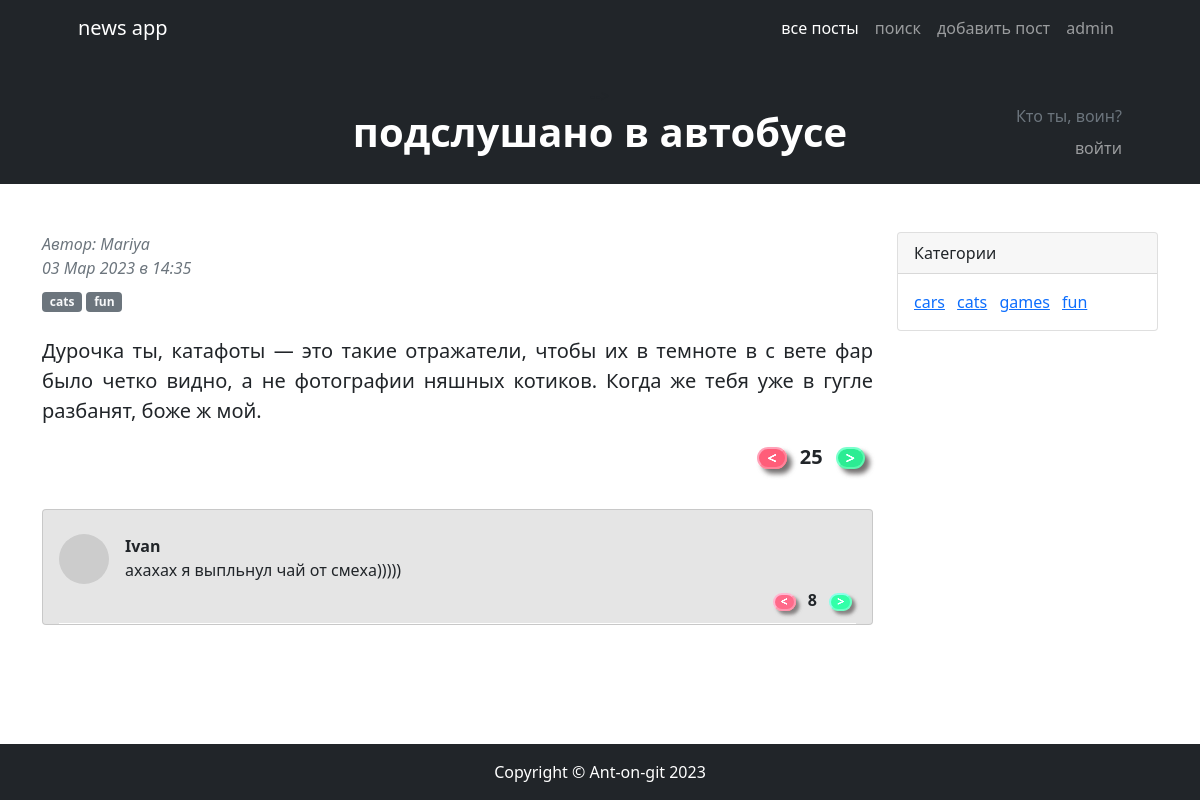
/2, run on the app's committed database.
### news/models.py (models this page shows, shortened)
class Post(models.Model):
    class Types(models.TextChoices):
        article = 'статья', 'статья'
        news = 'новость', 'новость'
    type = models.CharField(max_length=7, choices=Types.choices, default=Types.article)
    datetime_create = models.DateTimeField(auto_now_add=True)
    title = models.CharField(max_length=255)
    text = models.TextField()
    rating = models.IntegerField(default=0)
    author = models.ForeignKey('Author', on_delete=models.CASCADE)
    category = models.ManyToManyField('Category', through='PostCategory')

class Author(models.Model):
    rating = models.IntegerField(default=0)
    user = models.OneToOneField(User, on_delete=models.CASCADE)

class Category(models.Model):
    name = models.CharField(max_length=255, unique=True)
    subscribers = models.ManyToManyField(User, through=UserSubscriber)

class Comment(models.Model):
    text = models.TextField()
    datetime_create = models.DateTimeField(auto_now_add=True)
    rating = models.IntegerField(default=0)
    post = models.ForeignKey(Post, on_delete=models.CASCADE)
    user = models.ForeignKey(User, on_delete=models.CASCADE)

### news/views.py (the view)
# urls.py: path('<int:pk>', PostDetail.as_view(), name='detail_post'),
class PostDetail(DetailView):
    model = Post
    template_name = 'postDetails.html'
    context_object_name = 'post'
    def get_context_data(self, **kwargs):
        context = super().get_context_data(**kwargs)
        user = self.request.user
        if self.request.user.is_authenticated:
            context['username'] = user.username if user.username else user.email
            context['is_not_author'] = not user.groups.filter(name='authors').exists()
        context['comments'] = Comment.objects.filter(post=kwargs['object'])
        context['categories'] = Category.objects.all()
        return context

### news/templatetags/custom_filters.py (called while the page is built)
@register.filter(name='addSmile')
def addSmile(value, arg):
    if isinstance(value, str) and isinstance(arg, int):
        return value + ')'*arg if 'аха' in value else value
    else:
        raise ValueError(f'Нельзя умножиить {value} на {arg}')

@register.filter(name='censor')
def censor(text):
    negative_words = ['хрен', 'жопа', 'жопе']
    word_list = text.split()
    for i, word in enumerate(word_list):
        for negative in negative_words:
            if negative in word.lower():
                start_ind = word.lower().find(negative)
                end_ind = start_ind + len(negative)
                word_list[i] = word[:start_ind] + '*' * len(negative) + word[end_ind:]
    return ' '.join(word_list)

### templates/postDetails.html (shortened to what this page needs)
{% extends 'default.html' %}
{% load static %}
{% load custom_filters %}
{% block styles %}
    <link href="{% static 'BootstrapPost/css/styles.css' %}" rel="stylesheet" />
{% endblock styles %}
{% block page_preview %}
  <div class="text-center my-4">-->
      <h1 class="display-6 fw-bold text-white mb-2">
          {{ post.title | censor }}
      </h1>
  </div>
{% endblock page_preview %}
{% block default_content %}
        <div class="container mt-5">
            <div class="row">
                <div class="col-lg-9">
                    <article>
                        <header class="mb-4">
                            <div class="text-muted fst-italic mb-2">Автор: {{ post.author.user.username }}<br>{{ post.datetime_create | date:'d M Y' }} в {{ post.datetime_create | date:'H:i' }}</div>
                            {% for category in post.category.all %}
                                <div class="badge bg-secondary link-light">{{ category.name }}</div>
                            {% endfor %}
                        </header>
                        <section class="mb-1">
                            <p class="fs-5 mb-3" style="text-align: justify">{{ post.text | censor }}</p>
                        </section>
                        <div class="hstack mb-4 justify-content-end fs-5">
                            <div class="align-items-center justify-content-center px-2">
                                <button id="{{ post.pk }}_post-rating-down" class="fs-6 bg-danger link-light rating-button"><</button>
                                <span class="px-2 fw-bold">{{ post.rating }}</span>
                                <button  id="{{ post.pk }}_post-rating-up" class="fs-6 bg-success link-light rating-button">></button>
                            </div>
                        </div>
                    </article>
                    {% if comments %}
                    <section class="mb-5">
                        <div class="card bg-black bg-opacity-10">
                            <div class="card-body" style="padding-bottom: 0">
                                    {% for comment in comments %}
                                    <div class="my-sm-2" style="margin-bottom: 0 !important; border-bottom: 1px solid white">
                                        <div class="d-flex mb-1">
                                            <div class="flex-shrink-0"><img class="rounded-circle" src="https://dummyimage.com/50x50/ced4da/6c757d.jpg" alt="..." /></div>
                                            <div class="ms-3">
                                                <div class="fw-bold">{{ comment.user.username }}</div>
                                                {{ comment.text | addSmile:5 | censor }}
                                            </div>
                                        </div>
                                        <div class="hstack justify-content-end">
                                            <div class="align-items-center justify-content-center px-1">
                                                <button id="{{ comment.pk }}_comment-rating-down" class="fs-7 bg-danger link-light rating-button comment-rating"><</button>
                                                <span class="px-2 fw-bold">{{ comment.rating }}</span>
                                                <button  id="{{ comment.pk }}_comment-rating-up" class="fs-7 bg-success link-light rating-button comment-rating">></button>
                                            </div>
                                        </div>
                                    </div>
                                    {% endfor %}
                            </div>
                        </div>
                    </section>
                    {% endif %}
                </div>
                <div class="col-lg-3">
                    <div class="card mb-4">
                        <div class="card-header">Категории</div>
                        <div class="card-body">
                            <div class="row">
                                <div class="col-sm-12">
                                    <ul class="list-inline mb-0">
                                        {% for category in categories %}
                                            <li class="list-inline-item"><a href="/news/search?category={{ category.name }}">{{ category.name }}</a></li>
                                        {% endfor %}
                                    </ul>
                                </div>
                            </div>
                        </div>
                    </div>
                </div>
            </div>
        </div>
{% endblock default_content %}

### data on the page
Post: title|censor "подслушано в автобусе", author.user.username "Mariya", datetime_create "03 Мар 2023", datetime_create "14:35", text|censor "Дурочка ты, катафоты — это такие отражатели, чтобы их в темноте в с вете фар было четко видно, а не фотографии няшных котиков. Когда же тебя уже в гугле разбанят, боже ж мой.", rating "25"
Category: name "cats"
Category: name "fun"
Comment: user.username "Ivan", text|addSmile "ахахах я выпльнул чай от смеха)))))", rating "8"
Category: name "cars"
Category: name "games"
